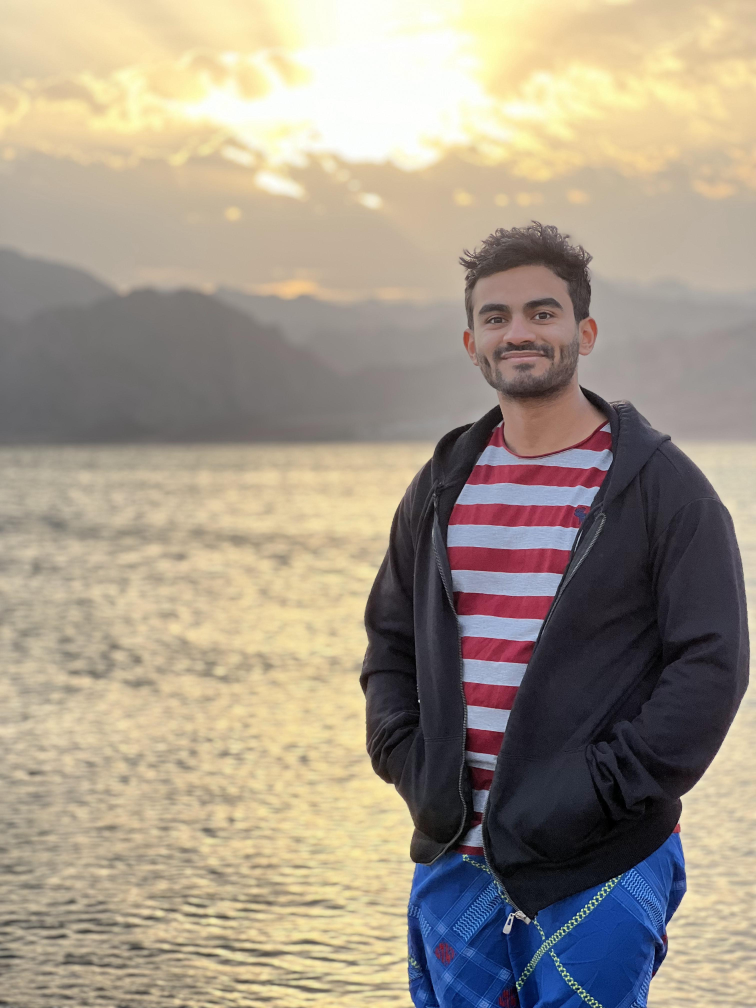
#> input picture IMG_0178.JPG, 3024 x 4032 px, given in place of the camera (shown at 1/4 size)
$ jupyter execute --allow-errors camera.ipynb   (text cells are left out)
#> lines starting #> are read from the running program, lines starting #| are printed output that depends on the picture
#> further down, frame is the input picture: shape (4032, 3024, 3); mean B, G, R 136.4, 151.7, 162.9
#> `gray_frame = cv2.cvtColor(frame, cv2.COLOR_BGR2GRAY)`:
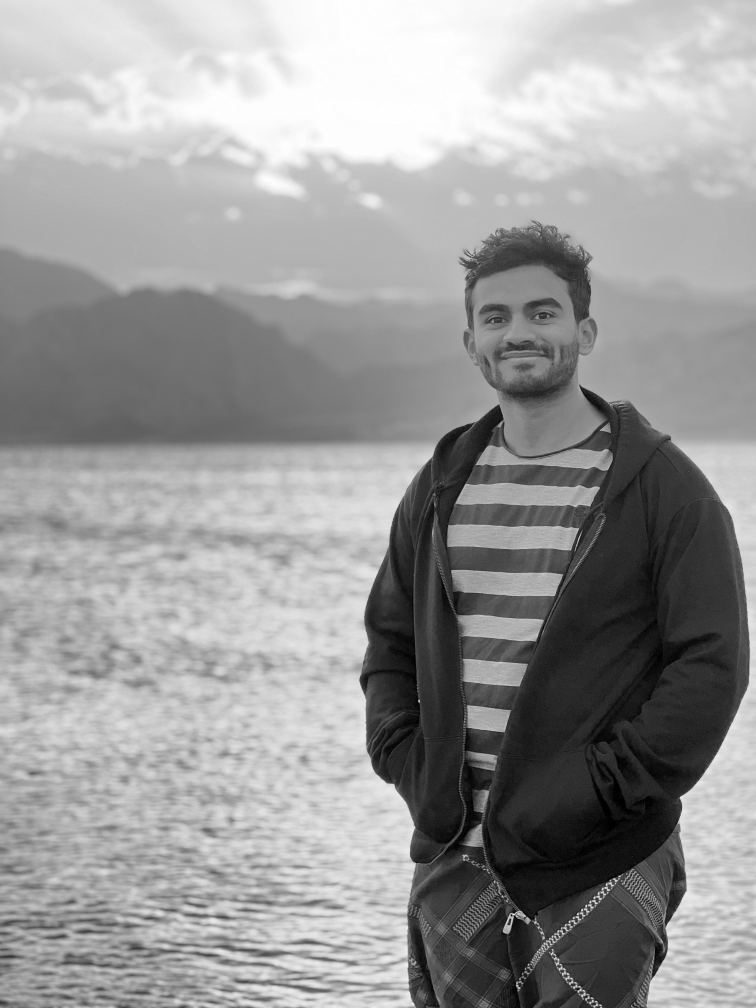
#> gray_frame: shape (4032, 3024) (shown at 1/4 size); min 0, max 255, mean 153.3
#> `faces_detected = face_cascade.detectMultiScale(gray_frame, scaleFactor..`: faces_detected = [[1807, 1044, 537, 537]]
[cell 1]
import cv2
import numpy as np
import os

[cell 2]
# [40 lines left out: function PCA, not called in this run]

[cell 3]
# [22 lines left out: function test, not called in this run]

[cell 4]
# Load the cascade
face_cascade = cv2.CascadeClassifier(cv2.data.haarcascades+"haarcascade_frontalface_default.xml")

# Set up a list of reference faces
directory = 'images'
reference_faces = []
reference_labels = []

# Access the directory that contains all the images folders
#> (the rest of this cell did not finish here and is left out)

[cell 5]
# To capture video from webcam
camera = cv2.VideoCapture(0)

#> (the rest of this cell did not finish here and is left out)


$ run again, on IMG_0230.JPG
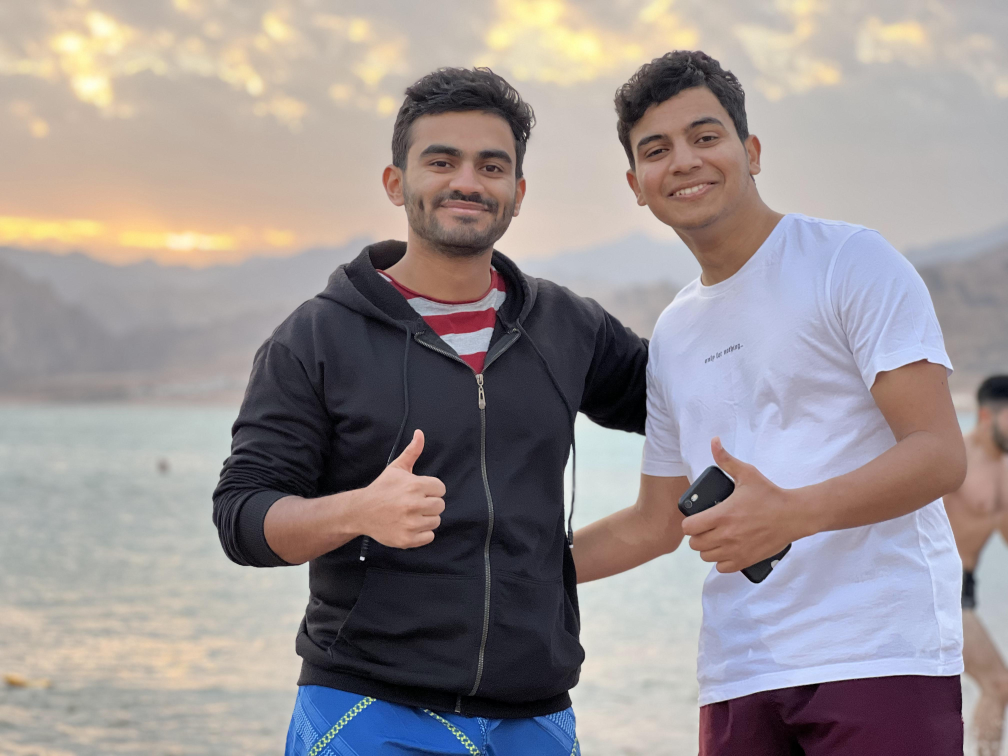
#> input picture IMG_0230.JPG, 4032 x 3024 px, given in place of the camera (shown at 1/4 size)
#> frame is the input picture: shape (3024, 4032, 3); mean B, G, R 146.1, 145.7, 153.8
#> `gray_frame = cv2.cvtColor(frame, cv2.COLOR_BGR2GRAY)`:
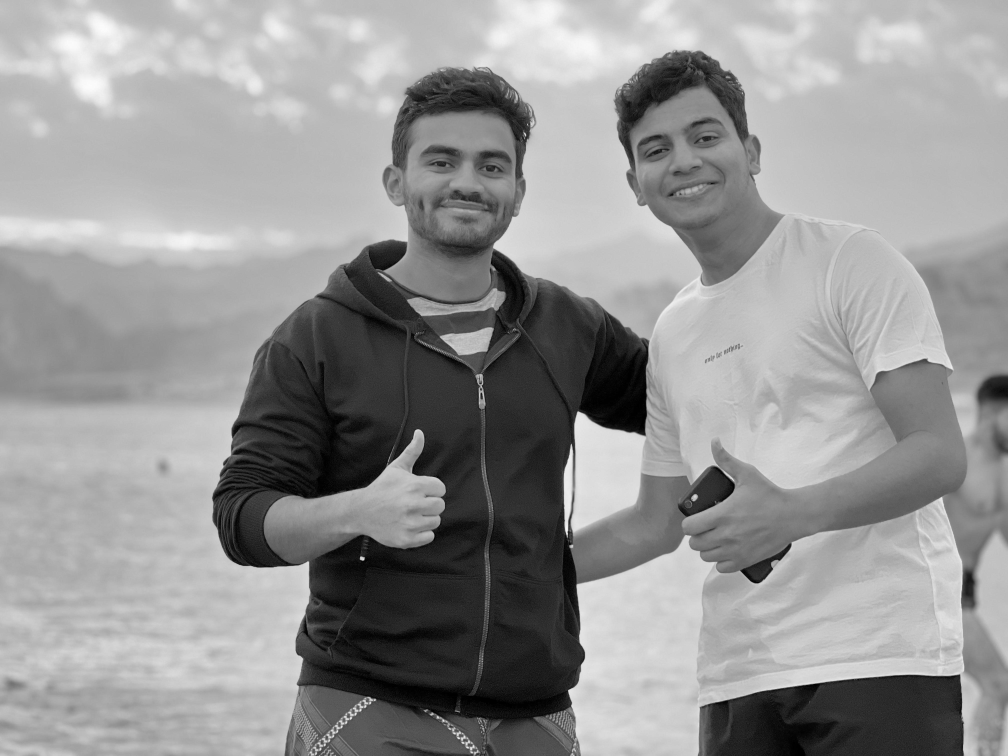
#> gray_frame: shape (3024, 4032) (shown at 1/4 size); min 0, max 253, mean 148.2
#> faces_detected = [[2456, 352, 545, 545], [1584, 431, 561, 561]]

$ run again, on face_0.jpg
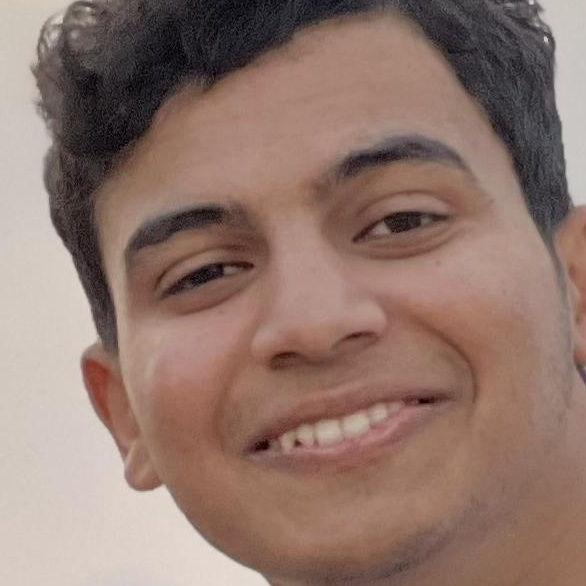
#> input picture face_0.jpg, 586 x 586 px, given in place of the camera
#> frame is the input picture: shape (586, 586, 3); mean B, G, R 109.2, 119, 145.2
#> `gray_frame = cv2.cvtColor(frame, cv2.COLOR_BGR2GRAY)`:
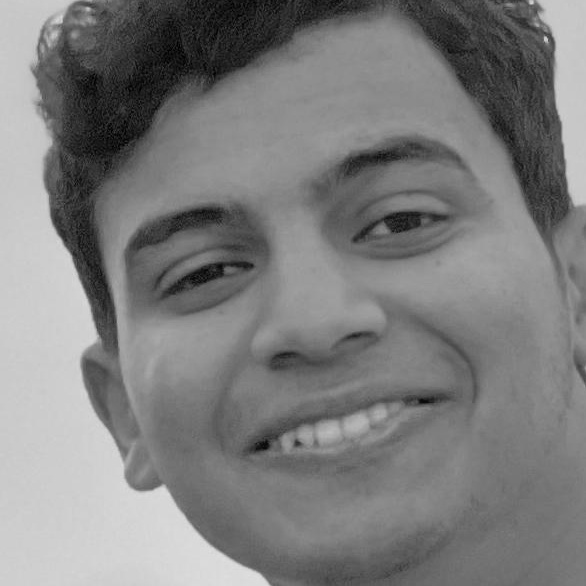
#> gray_frame: shape (586, 586); min 0, max 225, mean 125.7
#> faces_detected = [[60, 46, 484, 484]]

$ run again, on face_1.jpg
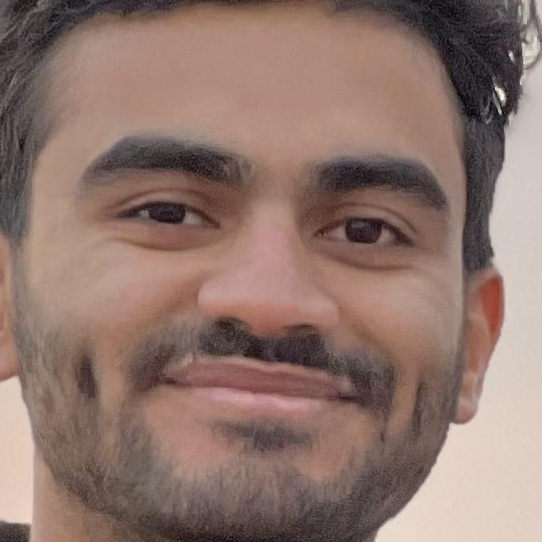
#> input picture face_1.jpg, 542 x 542 px, given in place of the camera
#> frame is the input picture: shape (542, 542, 3); mean B, G, R 108.7, 117.5, 143.3
#> `gray_frame = cv2.cvtColor(frame, cv2.COLOR_BGR2GRAY)`:
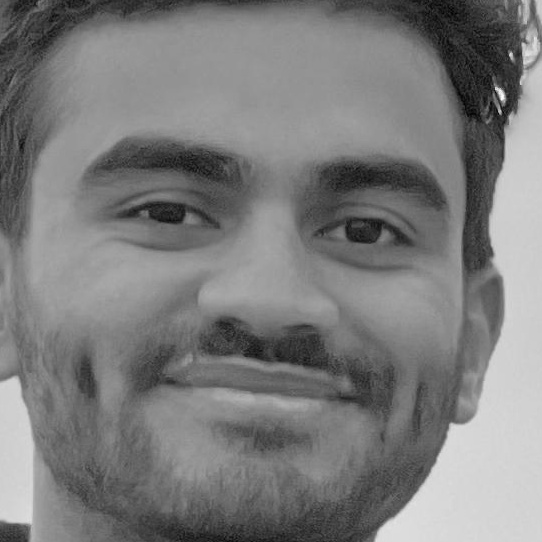
#> gray_frame: shape (542, 542); min 1, max 253, mean 124.2
#> faces_detected = [[31, 28, 483, 483]]
